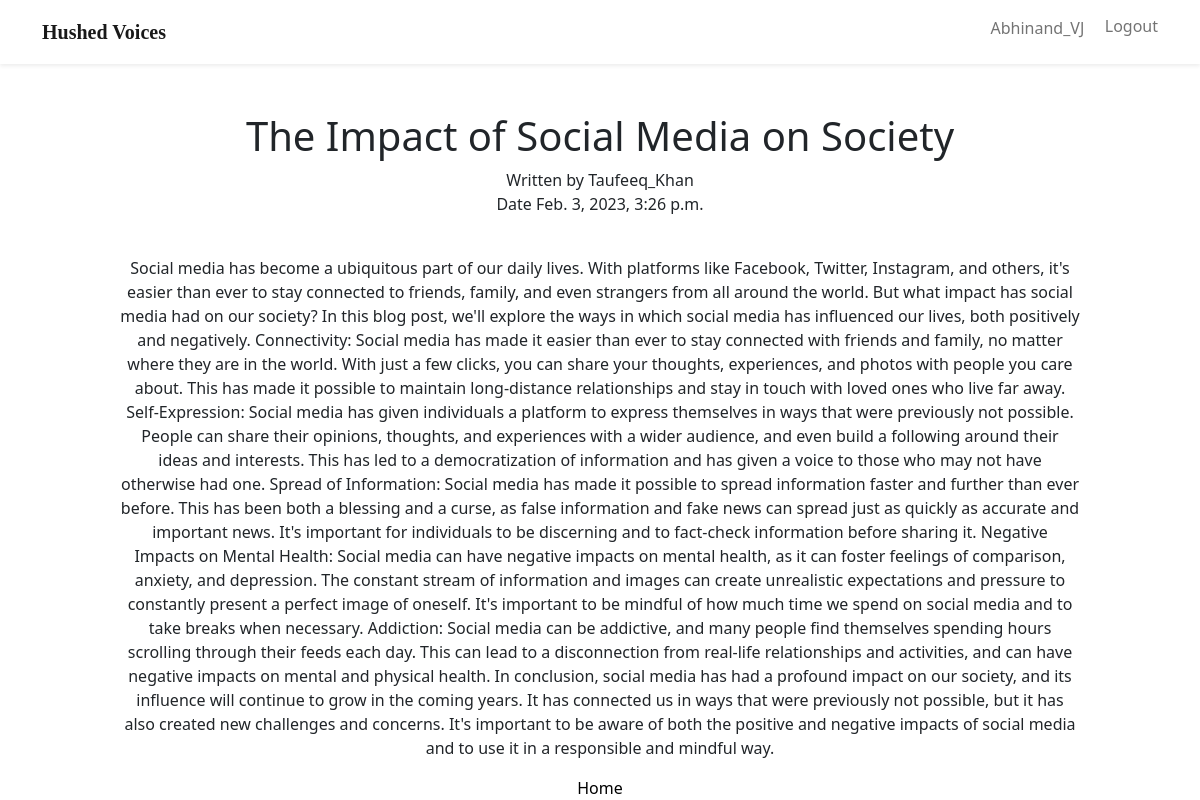
The page /blog/3/ (signed in) on the database its author committed.
### blog/models.py (models this page shows, shortened)
class Post(models.Model):
    title = models.CharField(max_length=100)
    content = models.TextField()
    image = CloudinaryField(blank=False)
    created_at = models.DateTimeField(auto_now_add=True)
    author = models.ForeignKey(User, on_delete=models.CASCADE)

### blog/views.py (the view, shortened to what this page needs)
# urls.py: 2. Add a URL to urlpatterns:  path('blog/', include('blog.urls'))
def blog(request, post_id):
    post = Post.objects.get(id=post_id)
    return render(request, "blog-view.html", {'post': post})

### templates/blog-view.html (shortened to what this page needs)
<!DOCTYPE html>
<html lang="en">
<head>
    {% load static %}
    <link rel="stylesheet" href="{% static 'css/style.css' %}">
    <link rel="stylesheet" href="https://cdn.jsdelivr.net/npm/bootstrap-icons@1.7.2/font/bootstrap-icons.css">
    <link href="https://cdn.jsdelivr.net/npm/bootstrap@5.1.3/dist/css/bootstrap.min.css" rel="stylesheet"
>
</head>
<body>
    <nav class="navbar navbar-expand-lg navbar-light shadow-sm">
        <div class="container">
            <a class="navbar-brand title-icon" href="#"><span class="font-primary">Hushed Voices</span></a>
            <div class="collapse navbar-collapse" id="navbarToggler">
                <ul class="navbar-nav ms-auto mb-2">
                    <li class="nav-item">
                        <a class="nav-link font-black" href="#about">{{ user }} &nbsp;&nbsp; </a>
                    </li>
                    <li class="nav-item">
                        <div class="logout"><a href="{% url 'logout' %}">Logout</a></div>
                    </li>
                </ul>
            </div>
        </div>
    </nav>
    <section class="content">
        <div class="title"> <h1>  <br>{{ post.title }}</h1> </div>
        <p>Written by {{ post.author }} <br> Date {{ post.created_at }}</p>
        <div class="blog-id-img">
        </div>
        <div class="blog">
            <p>{{ post.content }}</p>
        </div>
        <div id="back">
            <a href="{% url 'post_list' %}"> Home </a> <br>
        </div>
    </section>
</body>
</html>

### static/css/style.css (style rules this page uses)
body { background-color: rgb(0, 0, 0); color: white; }
a { color: white; }
.content { width: 80%; text-align: center; margin-left: 10%; }
.logout a { text-decoration: none; color: rgba(0, 0, 0, .55); margin-top: 4px; padding-top: 2vw; }
.logout { margin-top: 0.5vw; }
span.font-primary { font-family: cursive; font-weight: bold; }
.content a { text-decoration: none; color: black; }

### rows shown on the page
Post: title "The Impact of Social Media on Society", author "Taufeeq_Khan", created_at "Feb. 3, 2023, 3:26 p.m.", content "Social media has become a ubiquitous part of our daily lives. With platforms like Facebook, Twitter, Instagram, and others, it's easier than ever to stay connected to friends, family, and even strangers from all around the world. But what impact has social media had on our society? In this blog post, we'll explore the ways in which social media has influenced our lives, both positively and negatively. Connectivity: Social media has made it easier than ever to stay connected with friends and family, no matter where they are in the world. With just a few clicks, you can share your thoughts, experiences, and photos with people you care about. This has made it possible to maintain long-distance…"

### other values the page prints
{{ user }} "Abhinand_VJ"
